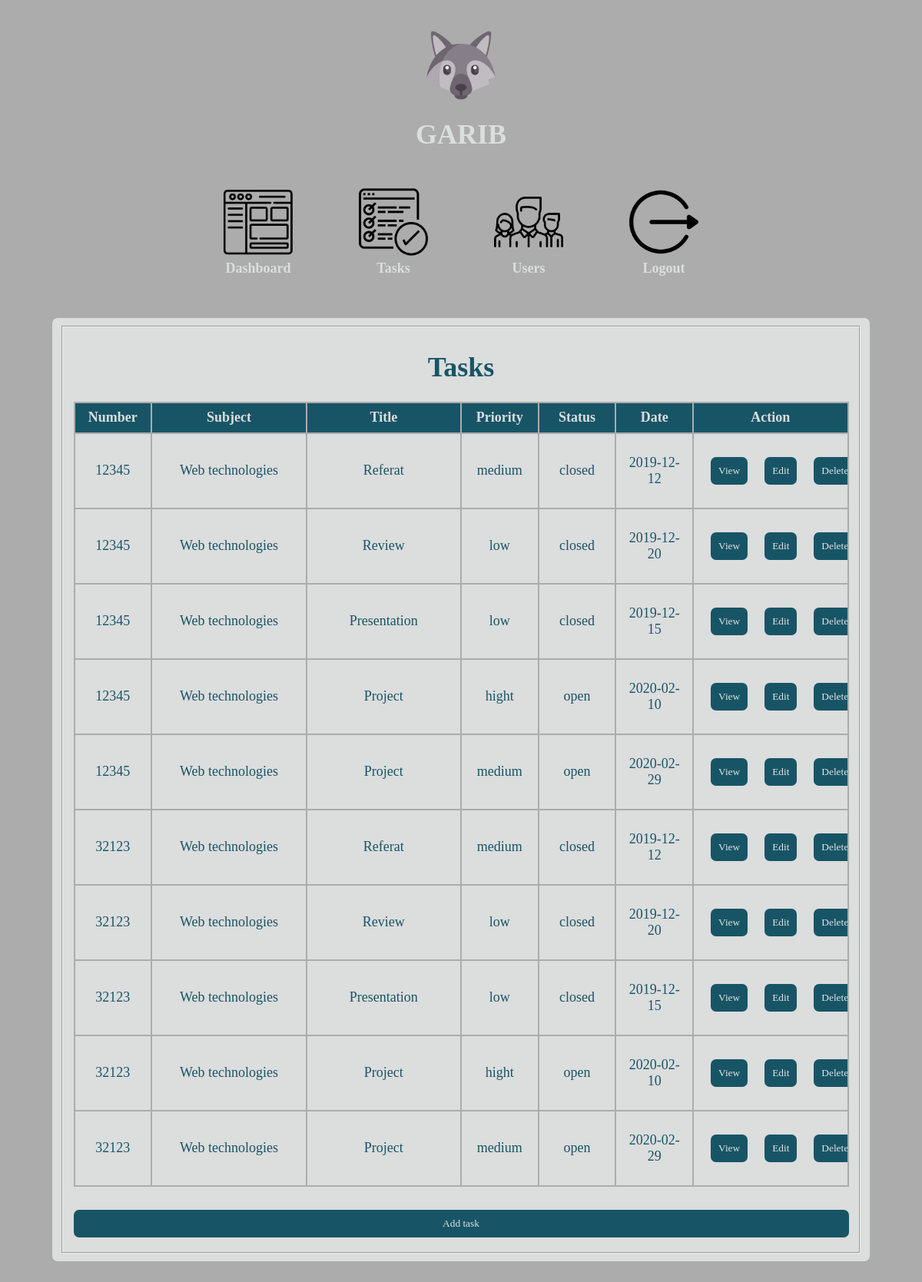
Page /tasks.php (signed in) on the committed database.
### tables this page shows
CREATE TABLE `tasks` (
  `id` int(100) NOT NULL AUTO_INCREMENT,
  `number` int(50) NOT NULL,
  `subject` varchar(100) NOT NULL,
  `title` varchar(100) NOT NULL,
  `description` varchar(1000) NOT NULL,
  `priority` varchar(20) NOT NULL,
  `status` varchar(20) NOT NULL,
  `date` date NOT NULL,
  PRIMARY KEY (`id`)
);

### tasks.php (the view, shortened to what this page needs)
<?php
    require_once "connect.php";
    $connection = new mysqli($host, $db_user, $db_password, $db_name);
?>
<!doctype html>
<html>
    <head>
        <link rel = "stylesheet" href = "tasks.css">
    </head>
    <body>
        <header id = "header">
            <div>
                <img class = "icon" id = "wolf" src = "Pictures/wolf.png">
                <h1 id = "garib"> GARIB </h1>
            </div>
        </header>
        <main>
            <table id = "iconsTable">
                <tr>
                    <th class = "iconHoover">
                        <div>
                            <a href="dashboard.php">
                                <img class = "iconButtons" id = "dashboardButton" src = "Pictures/dashboard.png">
                            </a>
                            <br/>
                            <label> Dashboard </label>
                        </div>
                    </th>
                    <th class = "iconHoover">
                        <div>
                            <a href="tasks.php">
                                <img class = "iconButtons" id = "tasksButton" src = "Pictures/task.png">
                            </a>
                            <br/>
                            <label> Tasks </label>
                        </div>
                    </th>
                    <th class = "iconHoover">
                        <div>
                            <a href="users.php">
                                <img class = "iconButtons" id = "usersButton" src = "Pictures/user.png">
                            </a>
                            <br/>
                            <label> Users </label>
                        </div>
                    </th>
                    <th class = "iconHoover">
                        <div>
                            <a href="logout.php">
                                <img class = "iconButtons" id = "logoutButton" src = "Pictures/logout.png">
                            </a>
                            <br/>
                            <label> Logout </label>
                        </div>
                    </th>
                </tr>
            </table>
            <form>
                <fieldset>
                    <h1> Tasks </h1>
                    <table class = "tableFill">
                        <thead class = "tableHead">
                            <tr>
                                <th id = "tableHeadOne"> Number </th>
                                <th id = "tableHeadTwo"> Subject </th>
                                <th id = "tableHeadThree"> Title </th>
                                <th id = "tableHeadFour"> Priority </th>
                                <th id = "tableHeadFive"> Status </th>
                                <th id = "tableHeadSix"> Date </th>
                                <th id = "tableHeadSeven"> Action </th>
                            </tr>
                        </thead>
                        <tbody class = "tableBody">
                            <?php
                                $sql = "SELECT * FROM tasks";
                                if($result = $connection->query($sql)){
                                    $tasksCount = $result->num_rows;
                                    if($tasksCount>0){
                                        while ($row = mysqli_fetch_array($result)) {
                                            echo "
                                            <tr class = 'tableRow'>
                                                <td>".($row['number'])."</td>
                                                <td>".($row['subject'])."</td>
                                                <td>".($row['title'])."</td>
                                                <td>".($row['priority'])."</td>
                                                <td>".($row['status'])."</td>
                                                <td>".($row['date'])."</td>
                                                <td>
                                                    <table class = 'buttonsTable'>
                                                        <tr>
                                                            <td href='eiewTask.php?id=".$row['id']."' class = 'buttonTableData'>
                                                                <button class = 'Button'> View </button>
                                                            </td>
                                                            <td href='editTask.php?id=".$row['id']."' class = 'buttonTableData'>
                                                                <button class = 'Button'> Edit </button>
                                                            </td>
                                                            <td href='diewTask.php?id=".$row['id']."' class = 'buttonTableData'>
                                                                <button class = 'Button'> Delete </button>
                                                            </td>
                                                        </tr>
                                                    </table>
                                                </td>
                                            </tr>";
                                        }
                                    }
                                    else{
                                        echo "No tasks.";
                                    }
                                }
                            ?>
                        </tbody>
                    </table>
                    <button id = "buttonAddTask" class = "Button"> Add task </button>
                </fieldset>
            </form>
        </main>
    </body>
</html>

### tasks.css (style rules this page uses)
* { box-sizing: border-box; }
body { background-color: rgb(172, 172, 172); font-family: Georgia, 'Times New Roman', Times, serif; margin: 20px 40px 20px 40px; font-size: 18px; color: rgb(220, 221, 221); text-align: center; }
h1 { text-align: center; color: #175566; }
form { max-width: 95%; margin: 40px auto; padding: 10px 10px; background: rgb(220, 221, 221); border-radius: 7px; }
#garib { color: rgb(220, 221, 221); }
#iconsTable { margin-left: auto; margin-right: auto; }
.iconHoover { padding-left: 40px; padding-right: 40px; padding-bottom: 10px; padding-top: 20px; color: rgb(220, 221, 221); }
.Button { background-color: #175566; color: #E1E2E2; border-radius: 7px; padding: 10px 10px; margin: 8px 0; border: none; cursor: pointer; width: 100%; font-family: Georgia, 'Times New Roman', Times, serif; }
img { width: 90px; height: 90px; align-self: center; }
.icon { display: block; margin-left: auto; margin-right: auto; margin-top: 40px; }
.tableFill { margin-left: auto; margin-right: auto; width: 100%; height: 50px; border: 2px solid rgb(172, 172, 172); border-collapse: collapse; border-spacing: 0; table-layout: fixed; }
.buttonsTable { margin-left: auto; margin-right: auto; width: 100%; }
.buttonTableData { border: 0px; }
thead { border-radius: 5px; background-color: #175566; border-collapse: collapse; color: rgb(220, 221, 221); margin-left: auto; margin-right: auto; padding-left: 40px; padding-right: 40px; font-weight: bold; height: 40px; }
tbody { color: #175566; border-collapse: collapse; height: 40px; }
tr { border: 2px solid rgb(172, 172, 172); border-collapse: collapse; text-align: center; height: 40px; }
td { border: 2px solid rgb(172, 172, 172); border-collapse: collapse; text-align: center; height: 40px; overflow: hidden; padding: 10px; }
th { border: 2px solid rgb(172, 172, 172); border-collapse: collapse; text-align: center; height: 40px; }
#tableHeadOne { width: 10%; }
#tableHeadTwo { width: 20%; }
#tableHeadThree { width: 20%; }
#tableHeadFour { width: 10%; }
#tableHeadFive { width: 10%; }
#tableHeadSix { width: 10%; }
#tableHeadSeven { width: 20%; }
#buttonAddTask { margin-top: 30px; }

### rows in the picture
tasks: number "12345", subject "Web technologies", title "Referat", priority "medium", status "closed", date "2019-12-12"
tasks: number "12345", subject "Web technologies", title "Review", priority "low", status "closed", date "2019-12-20"
tasks: number "12345", subject "Web technologies", title "Presentation", priority "low", status "closed", date "2019-12-15"
tasks: number "12345", subject "Web technologies", title "Project", priority "hight", status "open", date "2020-02-10"
tasks: number "12345", subject "Web technologies", title "Project", priority "medium", status "open", date "2020-02-29"
tasks: number "32123", subject "Web technologies", title "Referat", priority "medium", status "closed", date "2019-12-12"
tasks: number "32123", subject "Web technologies", title "Review", priority "low", status "closed", date "2019-12-20"
tasks: number "32123", subject "Web technologies", title "Presentation", priority "low", status "closed", date "2019-12-15"
tasks: number "32123", subject "Web technologies", title "Project", priority "hight", status "open", date "2020-02-10"
tasks: number "32123", subject "Web technologies", title "Project", priority "medium", status "open", date "2020-02-29"
